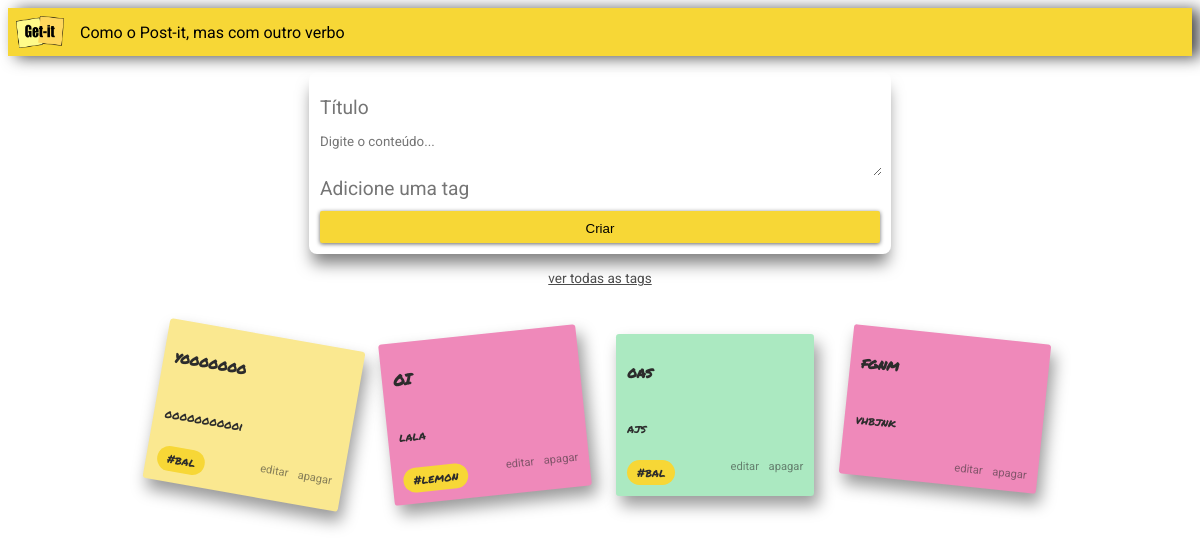
The page / on the database its author committed.
### notes/models.py (models this page shows, shortened)
class Note(models.Model):
    title = models.CharField(max_length=200)
    content = models.TextField(null=True)
    tag = models.ForeignKey(Tag, null=True, on_delete=models.CASCADE)

class Tag(models.Model):
    nome = models.CharField(max_length=200)

### notes/views.py (the view)
# urls.py: path('', views.index, name='index'),
def index(request):
    if request.method == 'POST':
        title = request.POST.get('titulo')
        content = request.POST.get('detalhes')
        Note.objects.create(title=title, content=content, tag=get_tag(request))
        return redirect('index')
    else:
        all_notes = Note.objects.all()
        return render(request, 'notes/index.html', {'notes': all_notes})

### notes/templates/notes/index.html (shortened to what this page needs)
{% extends "notes/base.html" %}
{% block content %}
<form class="form-card" method="post">
  <input
    class="form-card-title"
    id="titulo"
    type="text"
    name="titulo"
    placeholder="Título"
  />
  <textarea
    class="autoresize"
    id="detalhes"
    name="detalhes"
    placeholder="Digite o conteúdo..."
  ></textarea>
  <input
    class="form-card-tag"
    type="text"
    id="tag"
    name="tag"
    placeholder="Adicione uma tag"
  />
  <button class="btn" type="submit">Criar</button>
</form>
<a class="tags-link" href="{% url 'tags' %}">ver todas as tags</a>
{% include "notes/cards.html" %}
{% endblock %}

### notes/templates/notes/cards.html
<div class="card-container">
  {% for note in notes %}
  <div class="card">
    <h3 class="card-title">{{ note.title }}</h3>
    <div class="card-content">
      <p>{{ note.content|default:'' }}</p>
    </div>
    <div class="card-actions">
    {% if note.tag %}<span class="card-tag">#{{ note.tag.nome }}</span>{% endif %}
    <a class="card-action" href="{% url 'update' note.id %}">editar</a>
    <a class="card-action" href="{% url 'delete' note.id %}">apagar</a>
  </div>
  </div>
  {% endfor %}
</div>

### notes/static/notes/getit.css (style rules this page uses)
html, body { font-family: "Roboto", sans-serif; }
.form-card { margin-top: 1rem; padding: 0.7rem; height: 10rem; width: 35rem; display: flex; flex-direction: column; align-items: center; border: 0.1rem none black; border-radius: 0.5rem; box-shadow: 0rem 0.8rem 1rem -0.2rem rgba(0, 0, 0, 0.50) }
.form-card-title { width: 100%; height: 35%; border: none; font-family: 'Roboto', sans-serif; font-size: 1.2rem; }
.autoresize, .form-card-tag { width: 100%; height: 30%; border: none; font-family: 'Roboto', sans-serif; }
.form-card-tag { height: auto; font-size: 1.2rem; margin-bottom: 0.6rem; }
.btn { width: 100%; }
.btn { position: relative; display: block; padding: 10px 15px; overflow: hidden; border-width: 0; outline: none; border-radius: 2px; box-shadow: 0 1px 4px rgba(0, 0, 0, 0.6); background-color: #f7d736; transition: background-color 0.3s; }
.btn:before { content: ""; position: absolute; top: 50%; left: 50%; display: block; width: 0; padding-top: 0; border-radius: 100%; background-color: rgba(236, 240, 241, 0.3); -webkit-transform: translate(-50%, -50%); -moz-transform: translate(-50%, -50%); -ms-transform: translate(-50%, -50%); -o-transform: translate(-50%, -50%); transform: translate(-50%, -50%); }
.card-container { display: flex; flex-wrap: wrap; align-items: flex-start; justify-content: center; gap: 2.5rem 2rem; max-width: 75rem; margin: 3rem auto; padding: 0 2rem; }
.card { --rotation: -2deg; width: 11rem; min-height: 7rem; padding: 0.7rem; display: flex; flex-direction: column; gap: 0.7rem; border-radius: 0.2rem; box-shadow: 0.3rem 0.6rem 1rem rgba(0, 0, 0, 0.4); transform: rotate(var(--rotation)); }
.card-color-1 { background-color: #fae890; }
.card-color-2 { background-color: #ef89ba; }
.card-color-4 { background-color: #abe9c1; }
.card-rotation-3 { --rotation: -6deg; }
.card-rotation-6 { --rotation: 0deg; }
.card-rotation-9 { --rotation: 6deg; }
.card-rotation-11 { --rotation: 10deg; }
.card-title { font-family: "Permanent Marker", cursive; font-size: 0.95rem; color: #2c2c2c; }
.card-content p { font-family: "Permanent Marker", cursive; font-size: 0.75rem; line-height: 1.3; color: #2c2c2c; }
.card-actions { display: flex; justify-content: flex-end; gap: 0.6rem; margin-top: auto; }
.card-action { font-family: "Roboto", sans-serif; font-size: 0.7rem; color: #2c2c2c; opacity: 0.55; text-decoration: none; }
.tags-link { margin-top: 1rem; font-family: "Roboto", sans-serif; font-size: 0.85rem; color: #4c4c4c; }
.card-tag { font-family: "Permanent Marker", cursive; font-size: 0.75rem; color: #2c2c2c; background-color: #f7d736; padding: 0.25rem 0.6rem; border-radius: 1rem; margin-right: auto; }
.card-content { overflow-wrap: anywhere; }
.card-content p { display: -webkit-box; -webkit-line-clamp: 8; -webkit-box-orient: vertical; overflow: hidden; }

### rows shown on the page
Note: title "yooooooo", content "ooooooooooi", tag.nome "bal"
Note: title "OI", content "lala", tag.nome "lemon"
Note: title "oas", content "ajs", tag.nome "bal"
Note: title "fgnm", content "vhbjnk"
